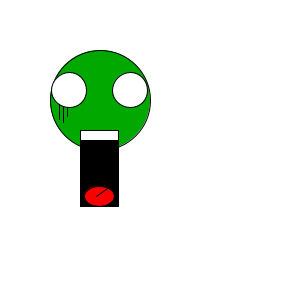
Frame 1 (no input)
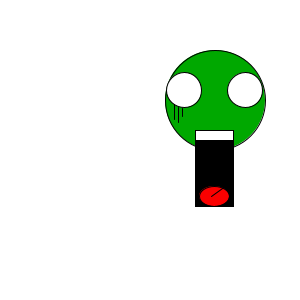
Frame 60 (the mouse pressed at the canvas centre just before this capture)
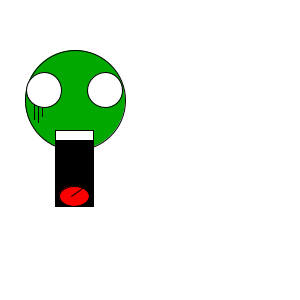
Frame 120 (the mouse held since frame 60 and released just before this capture)

The Processing sketch that drew these frames (run headless with seeded random() and noise(); from frame 60 on, the mouse is pressed at the canvas centre):

// Processing sketch: processing_123386
// ── processing_123386.pde

int monsterX;
int monsterY;

int richting;
int teller;

boolean test;

void setup(){
size(300,300);
monsterX = 100;
monsterY = 100;
richting = 5;
teller = 0;
test = true;
}

void draw(){
//hoofd
background(255);
stroke(0);
if(test == true){
  fill(0,168,0);
}
if(test == false){
  fill(255,0,0);
}
stroke(0);
ellipseMode(CENTER); 
ellipse(monsterX,monsterY,100,100);  //hoofd

stroke(0);
fill(255);
ellipse(monsterX+30,monsterY-10,35,35);                  //oog
ellipse(monsterX-31,monsterY-10,35,35);                  //oog

fill(0);
rect(monsterX-20,monsterY+30,38,76);   //mond

fill(250,0,0);
ellipse(monsterX-1,monsterY+96,30,20); //tong

line(monsterX-4,monsterY+96,monsterX+14,monsterY+83);        //tongspleet

fill(255);
rect(monsterX-20,monsterY+30,38,10);    //tanden

stroke(0);
line(monsterX-41,monsterY+4,monsterX-41,monsterY+19);       //wallen
line(monsterX-37,monsterY+7,monsterX-37,monsterY+22);
line(monsterX-33,monsterY+8,monsterX-33,monsterY+16);

monsterX = monsterX + richting;

if(monsterX > width || monsterX < 0){
  richting = -richting;
if(teller == 10){
  teller = 0;
  test=!test;
}

println(teller);
teller = teller + 1;
}
                         
}
